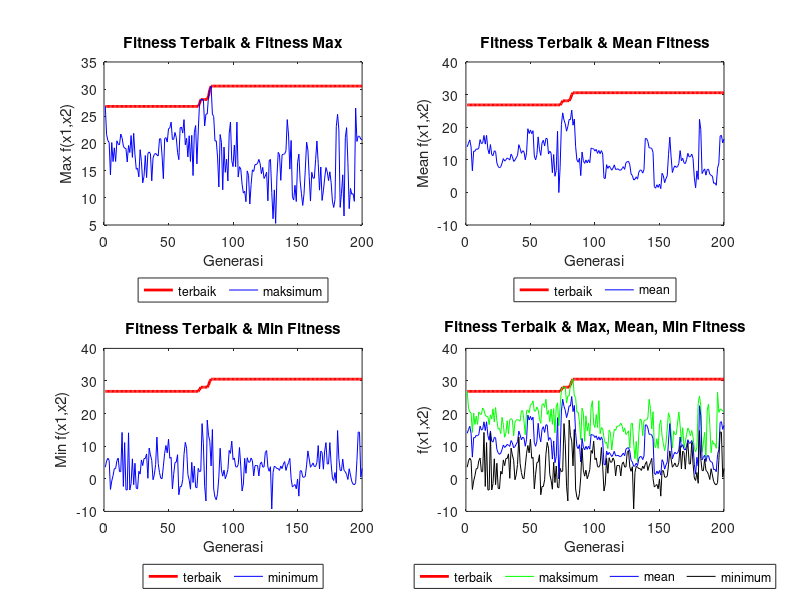

The MATLAB script that drew this image:
clc;
% menentukan parameter populasi, khusus untuk penentuan jumlah kromosom,
% perlu ada perhitungan lebih lanjut
nindividu = 18;
ngenerasi = 200;
% menentukan jumlah kromosom :
% total digit real: range * 10^3 = 10^4
% menghitung jumlah bit bilangan basis 2 yang diperlukan agar dapat
% menampung sejumlah 10^5 bilangan basis 10
pangkat = 0;
total = 1;
while (total < 175000)
pangkat = pangkat + 1;
total = total + (2 ^ pangkat);
end;
pangkat = pangkat + 1;
% jumlah total kromosom
nkromosom = pangkat * 2;
% menentukan lokasi crossover
lokasi_crossover = floor(rand(1,1) * (nkromosom - 2)) + 1;
% membangkitkan population
individu = floor(rand(nindividu,nkromosom) * 2);
% mencatat fitness yang didapatkan di setiap iterasi
fitness_berjalan = -9999;
fitness_terbaik(1) = fitness_berjalan;
% proses evaluasi genetik berjalan:
for gen = 1 : ngenerasi
% mengkonversi bilangan biner ke bilangan cacah
for a=1:(nindividu)
x1(a)=0;
x2(a)=0;
for (b=1:nkromosom/2)
if individu(a,b) == 1
x1(a) = x1(a) + (2^(b-1));
end;
if individu(a,b+(nkromosom/2)) == 1
x2(a) = x2(a) + (2^(b-1));
end;
end;
end;
% mengkonversi bilangan cacah ke bilangan real dengan range yang telah ditentukan
x1inrange = (-2.0) + ((17.5 / total) * x1);
x2inrange = (3.27) + ((5.48 / total) * x2);
% menghitung nilai fitness seluruh individu
for a=1:nindividu
fitness(a) = 10.4 + x1inrange(a)*(sin(3*3.14*x1inrange(a))) + x2inrange(a)*(sin(13*3.14*x2inrange(a)));
% mencatat nilai fitness, x1 terbaik, dan x2 terbaik yang
% didapatkan pada setiap iterasi
if fitness_berjalan < fitness(a)
fitness_terbaik(gen) = fitness(a);
fitness_berjalan = fitness(a);
x1terbaik = x1inrange(a);
x2terbaik = x2inrange(a);
else
fitness_terbaik(gen) = fitness_berjalan;
end;
end;
% mencatat nilai rata-rata, maksimum, dan minimum fitness di setiap
% iterasi
rata_rata_fitness(gen) = mean(fitness);
max_fitness(gen) = max(fitness);
min_fitness(gen) = min(fitness);
% menghitung total fitness
total_fitness = sum(fitness);
% menghitung probabilitas fitness setiap individu
for a=1:nindividu
probabilitas_fitness(a) = fitness(a) / total_fitness;
end;
% menghitung kumulatif probabilitas fitness di roulete wheel
kumulatif_fitness = cumsum(probabilitas_fitness);
% menentukan lokasi sample di roulete wheel
roulete = rand(1,nindividu);
% memilih parent
for a = 1:nindividu
for b = 1:nindividu
if roulete(a) <= kumulatif_fitness(b)
parent(a) = b;
end;
end;
end;
% melakukan crossover
for a = 1 : (nindividu/2)
indeks = ((a - 1) * 2);
for b = 1 : lokasi_crossover
anak(indeks+1,b) = individu(parent(indeks+1),b);
anak(indeks+2,b) = individu(parent(indeks+2),b);
end;
for b = lokasi_crossover+1 : nkromosom
anak(indeks+1,b) = individu(parent(indeks+2),b);
anak(indeks+2,b) = individu(parent(indeks+1),b);
end;
end;
% menentukan tingkat mutasi
probabilitas_mutasi = 0.025;
% menghitung kromosom yang terkena mutasi
jumlah_kromosom_mutasi = round(probabilitas_mutasi * (nindividu * nkromosom));
% menentukan lokasi kromosom yang terkena mutasi
mutasi = ceil(rand(1,jumlah_kromosom_mutasi) * (nindividu * nkromosom));
% menerapkan mutasi pada beberapa kromosom
for a = 1:jumlah_kromosom_mutasi
individu_ke = ceil(mutasi(a) / nkromosom);
kromosom_ke = mod(mutasi(a),nkromosom);
if kromosom_ke == 0
kromosom_ke = nkromosom;
end;
if anak(individu_ke,kromosom_ke) == 1
anak(individu_ke,kromosom_ke) = 0;
else
anak(individu_ke,kromosom_ke) = 1;
end;
end;
% menjadikan individu anak sebagai individu orangtua pada generasi berikutnya
individu = anak;
% proses seleksi satu generasi berakhir
end;
% mengeplot hasil
% ----------------------------------------------
subplot(2,2,1);
plot(fitness_terbaik,'Color','red','linewidth',2);
hold on;
plot(max_fitness,'Color','blue');
title('Fitness Terbaik & Fitness Max','fontweight','bold');
xlabel('Generasi');
ylabel('Max f(x1,x2)');
legend('terbaik','maksimum','location','southoutside','orientation','horizontal');
hold off;
subplot(2,2,2);
plot(fitness_terbaik,'Color','red','linewidth',2);
hold on;
plot(rata_rata_fitness,'Color','blue');
title('Fitness Terbaik & Mean Fitness','fontweight','bold');
xlabel('Generasi');
ylabel('Mean f(x1,x2)');
legend('terbaik','mean','location','southoutside','orientation','horizontal');
hold off;
subplot(2,2,3);
plot(fitness_terbaik,'Color','red','linewidth',2);
hold on;
plot(min_fitness,'Color','blue');
title('Fitness Terbaik & Min Fitness','fontweight','bold');
xlabel('Generasi');
ylabel('Min f(x1,x2)');
legend('terbaik','minimum','location','southoutside','orientation','horizontal');
hold off;
subplot(2,2,4);
plot(fitness_terbaik,'Color','red','linewidth',2);
hold on;
plot(max_fitness,'Color','green');
plot(rata_rata_fitness,'Color','blue');
plot(min_fitness,'Color','black');
title('Fitness Terbaik & Max, Mean, Min Fitness','fontweight','bold');
xlabel('Generasi');
ylabel('f(x1,x2)');
legend('terbaik','maksimum','mean','minimum','location','southoutside','orientation','horizontal');
hold off;
% ----------------------------------------------
% mencetak laporan
% ----------------------------------------------
disp('x1 terbaik adalah: ');
disp(x1terbaik);
disp('x2 terbaik adalah: ');
disp(x2terbaik);
disp('Dengan nilai fitness fungsi: ');
disp(fitness_terbaik(ngenerasi));
% ----------------------------------------------